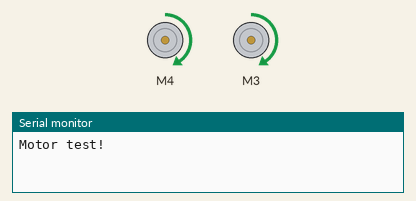
Recording of a sketch running on a simulated Arduino Uno, built with avr-gcc and run on an emulated ATmega328P. Shown: 2 × DC motor (green arrow = forward, orange = backward, longer = faster), the last lines printed to the serial monitor.

Above: at 3.3 s.
At 6.9 s:
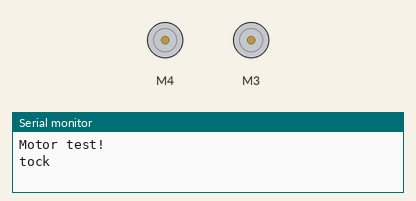
Timing chart, 0 to 9.4 s (numbered marks = the images above):
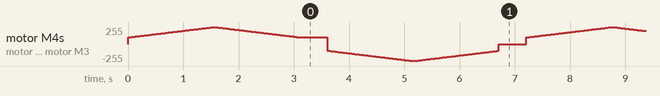

The sketch:

MotorTest.ino
```cpp
// SainSmart L293D Motor Drive Shield
// this is a clone of adafruit motor shield
// using adafruit library - that is fully compatible(as far as I tested)
//
// Application runs two motor traked chasis back and forward
// motors connected to slots 3 and 4

#include <AFMotor.h>

AF_DCMotor motor(4);
AF_DCMotor motor2(3);

void setup() {
  Serial.begin(9600);           // set up Serial library at 9600 bps
  Serial.println("Motor test!");

  // turn on motor
  motor.setSpeed(400);
  motor2.setSpeed(400);
  motor.run(RELEASE);
  motor2.run(RELEASE);
}

void loop() {
  uint8_t i;

  motor.run(FORWARD);
  motor2.run(FORWARD);
  for (i=100; i<255; i++) {
    motor.setSpeed(i);
    motor2.setSpeed(i);
    delay(10);
 }
  for (i=255; i!=100; i--) {
    motor.setSpeed(i);
    motor2.setSpeed(i);
    delay(10);
 }
  delay(500);
  Serial.print("tock");

  motor.run(BACKWARD);
    motor2.run(BACKWARD);
  for (i=100; i<255; i++) {
    motor.setSpeed(i);
    motor2.setSpeed(i);
    delay(10);
 }

  for (i=255; i!=100; i--) {
    motor.setSpeed(i);
    motor2.setSpeed(i);
    delay(10);
 }
 motor.run(RELEASE);
 motor2.run(RELEASE);
 delay(500);
}
```
